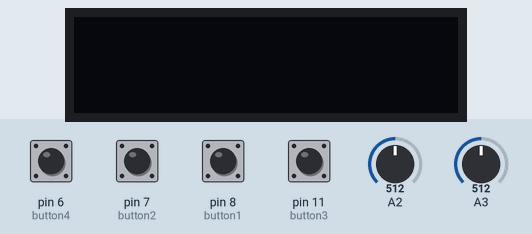
Recording of a sketch running on a simulated Arduino Uno, built with avr-gcc and run on an emulated ATmega328P. On the bench: 128×32 one-colour display. The inputs (shaded band) are chosen by the test bench; at power-on: pin 6 (button4), pin 7 (button2), pin 8 (button1), pin 11 (button3) LOW, A2 = 512, A3 = 512. What the sketch prints to the serial monitor is not drawn.

Above: at 1.2 s.
1.3 s: pin 7 (button2) pulled HIGH for 1 s
At 3.4 s:
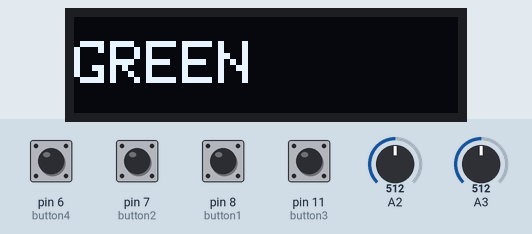
3.8 s: A2 set to 734
5.3 s: A2 set to 759
At 6.5 s:
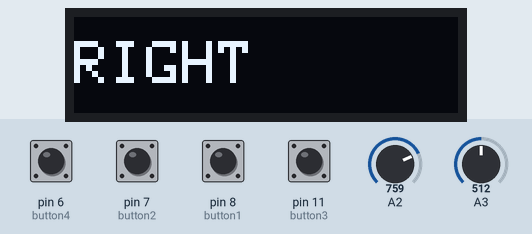
6.8 s: pin 8 (button1) pulled HIGH for 0.15 s
At 6.92 s:
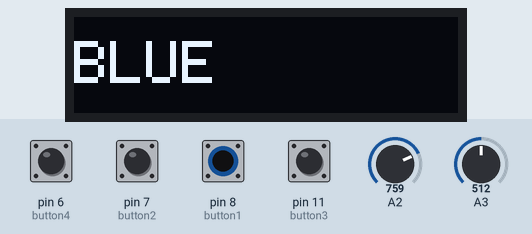
8.4 s: pin 11 (button3) pulled HIGH for 0.15 s
At 8.58 s:
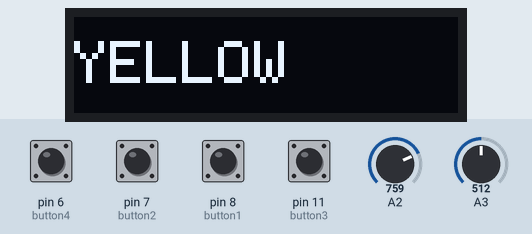
10.1 s: A2 set to 161
11.6 s: A2 set to 135
At 13.0 s:
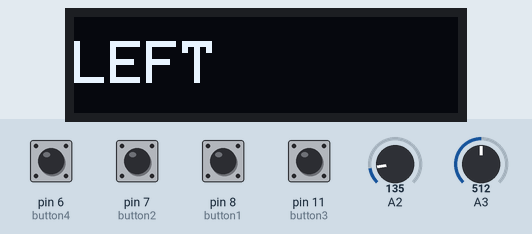
Timing chart, 0 to 14.1 s (numbered marks = the images above; inputs shaded):
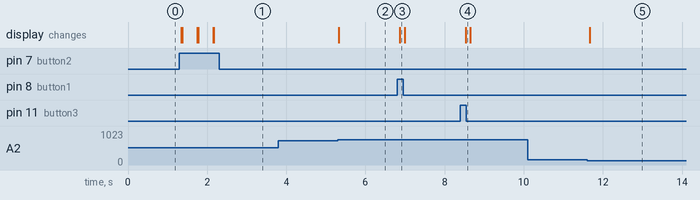

The sketch:

console.ino
```cpp
#include <Wire.h>
#include <Adafruit_GFX.h>
#include <Adafruit_SSD1306.h>
#include <SoftwareSerial.h>
#define OLED_RESET 4  /*OLED Screen*/
#define button1 8     /*blue button*/
#define button2 7     /*red button*/
#define button3 11    /*yellow button*/
#define button4 6     /*green button*/
/*9rx connected to AS32 TX，10TX connected to AS32 RX*/
SoftwareSerial AS32(9, 10);
/*OLED initialization*/
Adafruit_SSD1306 display(128, 32, &Wire, OLED_RESET);
/*received signals via bluetooth*/
int val;
/*ps joystick input*/
int valueX=0;int valueY=0;

void setup() {
  Serial.begin(9600);
  AS32.begin(9600);
  display.begin(SSD1306_SWITCHCAPVCC, 0x3C);
  display.setTextColor(WHITE);
  display.clearDisplay();
  pinMode(button1,INPUT);
  pinMode(button2,INPUT);
  /*#define button1 8
    #define button2 7
    #define button3 11
    #define button4 6 */
}

void loop() {
  int a = digitalRead(button1);  //blue
  int b = digitalRead(button2);  //red
  int c = digitalRead(button3);  //yellow
  int d = digitalRead(button4);  //green
  valueX = analogRead(A2);
  valueY=analogRead(A3);  /*ps2 xy axes*/

//ps2遥感控制机器人运动
  if(350<valueX && valueX<650 && 750<valueY && valueY<1050){
    Serial.print("FORWARD");AS32.println("1");/*forward，output“1”*/
    display.clearDisplay();display.setTextSize(2); display.setCursor(0, 8);/*set display size, position*/
    display.println("FORWARD");display.display(); /*display*/}
  if(350<valueX && valueX<650 && -50<valueY && valueY<150){
    Serial.print("BACK");AS32.println("2");/*backward，output“2”*/
    display.clearDisplay();display.setTextSize(2); display.setCursor(0, 8);
    display.println("BACK");display.display();}
  if(-50<valueX && valueX<150 && 350<valueY && valueY<650){
    Serial.print("LEFT");AS32.println("3");/*turn left，output“3”*/
    display.clearDisplay();display.setTextSize(2); display.setCursor(0, 8);
    display.println("LEFT");display.display();}
  if(750<valueX && valueX<1050 && 350<valueY && valueY<650){
    Serial.print("RIGHT");AS32.println("4");/*turn right，output“4”*/
    display.clearDisplay();display.setTextSize(2); display.setCursor(0, 8);
    display.println("RIGHT");display.display();}

// buttons control the three servos
  if(a){
    Serial.print("蓝色按键");AS32.println("5");/*blue button pressed，output“5”*/
    display.clearDisplay();display.setTextSize(2); display.setCursor(0, 8);/*set display size, position*/
    display.println("BLUE");display.display();/*display*/}
  if(b){
    Serial.print("红色按键");AS32.println("6");/*red button pressed，output“6”*/
    display.clearDisplay();display.setTextSize(2); display.setCursor(0, 8);
    display.println("RED");display.display();}
  if(c){
    Serial.print("黄色按键");AS32.println("6");/*yellow button pressed，output“7”*/
    display.clearDisplay();display.setTextSize(2); display.setCursor(0, 8);
    display.println("YELLOW");display.display();}
  if(b){
    Serial.print("绿色按键");AS32.println("6");/*red button pressed，output“8”*/
    display.clearDisplay();display.setTextSize(2); display.setCursor(0, 8);
    display.println("GREEN");display.display();}
  delay(100);
}
```

Measured:
- the behaviour switches between 750 and 751 on A2 (found by bisection; images 1 and 2)
- the behaviour switches between 150 and 149 on A2 (found by bisection; images 4 and 5)
- after the input at 1.3 s, the display: first changes after 0.05 s (image 1 shows a later state)
- after the input at 3.8 s, every drawn part: stays the same
- after the input at 5.3 s, the display: changes at once (image 2)
- after the input at 6.8 s, the display: changes after 0.07 s (image 3)
- after the input at 8.4 s, the display: changes after 0.13 s (image 4)
- after the input at 10.1 s, every drawn part: stays the same
- after the input at 11.6 s, the display: changes after 0.07 s (image 5)
